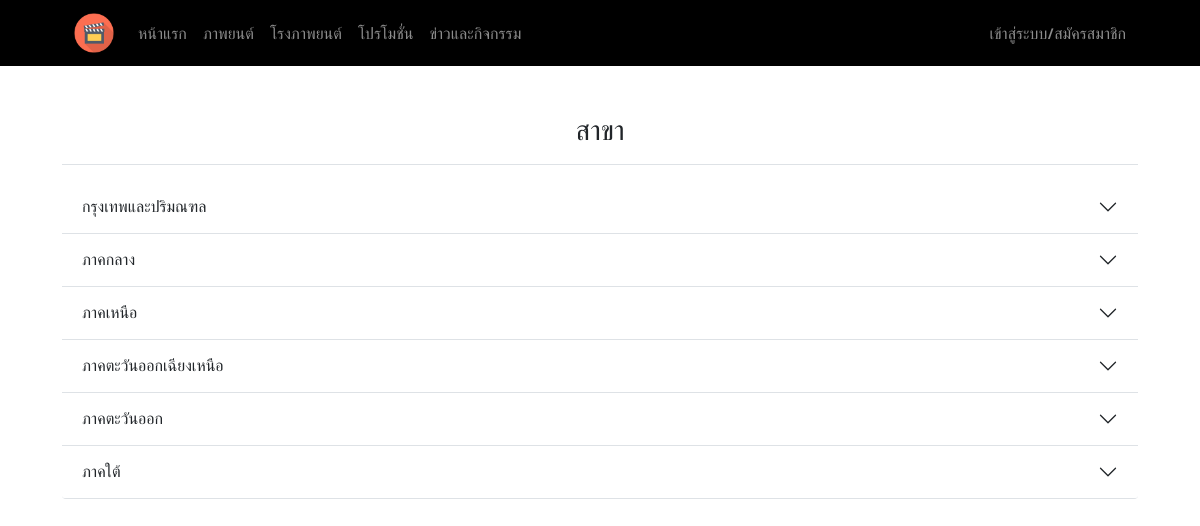
The page /cinema.php on the database its author committed.
### tables this page shows
CREATE TABLE `region` (
  `reg_id` int(11) NOT NULL,
  `reg_name` varchar(50) NOT NULL
);

### cinema.php (the view, shortened to what this page needs)
<?php
include_once("connectDB.php");
$sqlReg = "SELECT * FROM region";
$queryReg = $conn->query($sqlReg);
?>
<!DOCTYPE html>
<html lang="en">
<head>
    <?php include_once("head.php"); ?>
</head>
<body>
    <?php include_once("navbar.php"); ?>
    <div id="branch" class="container mt-5">
        <div class="text-center">
            <h3>สาขา</h3>
            <hr style="background-color: #dee2e6;">
        </div>
        <div class="accordion" id="accordionBranch">
            <?php while ($rowReg = mysqli_fetch_assoc($queryReg)) { ?>
                <div class="accordion-item border-0 border-bottom">
                    <h2 class="accordion-header">
                        <button class="accordion-button collapsed" type="button" data-bs-toggle="collapse" data-bs-target="#branch_<?= $rowReg["reg_name"]; ?>" aria-expanded="true" aria-controls="collapseOne">
                            <?= $rowReg["reg_name"]; ?>
                        </button>
                    </h2>
                </div>
            <?php } ?>
        </div>
    </div>
</body>
</html>

### rows shown on the page
region: reg_name "กรุงเทพและปริมณฑล"
region: reg_name "ภาคกลาง"
region: reg_name "ภาคเหนือ"
region: reg_name "ภาคตะวันออกเฉียงเหนือ"
region: reg_name "ภาคตะวันออก"
region: reg_name "ภาคใต้"
